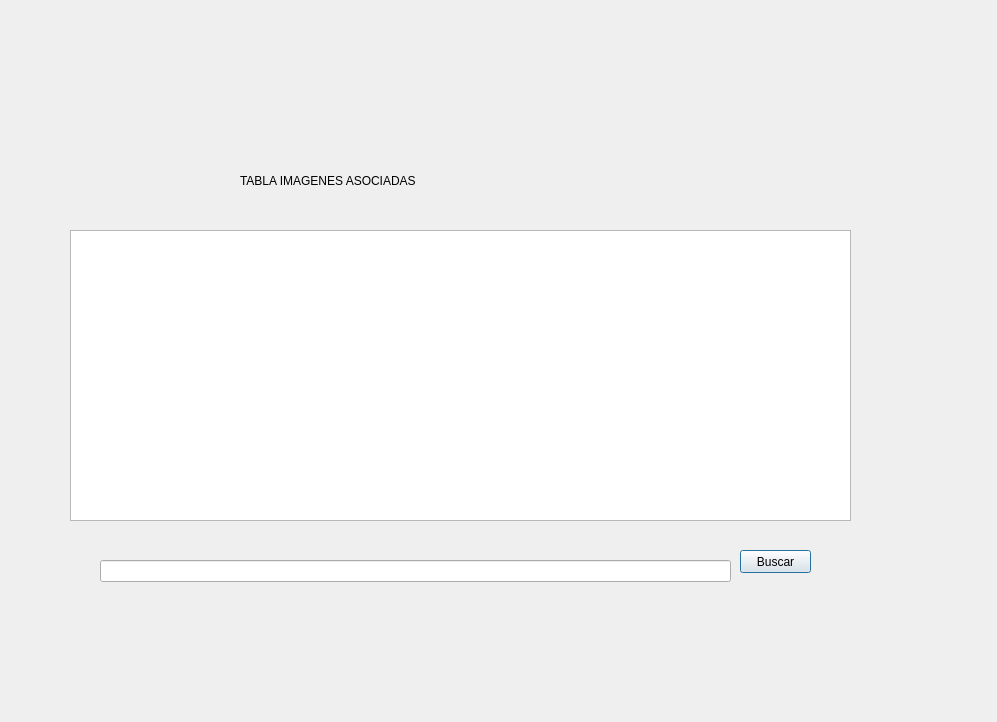
<?xml version="1.0" encoding="UTF-8"?>
<ui version="4.0">
 <class>Dialog</class>
 <widget class="QDialog" name="Dialog">
  <property name="geometry">
   <rect>
    <x>0</x>
    <y>0</y>
    <width>997</width>
    <height>722</height>
   </rect>
  </property>
  <property name="windowTitle">
   <string>Dialog</string>
  </property>
  <widget class="QTableWidget" name="tabla">
   <property name="geometry">
    <rect>
     <x>70</x>
     <y>230</y>
     <width>781</width>
     <height>291</height>
    </rect>
   </property>
  </widget>
  <widget class="QLineEdit" name="buscar">
   <property name="geometry">
    <rect>
     <x>100</x>
     <y>560</y>
     <width>631</width>
     <height>22</height>
    </rect>
   </property>
  </widget>
  <widget class="QPushButton" name="busqueda">
   <property name="geometry">
    <rect>
     <x>740</x>
     <y>550</y>
     <width>71</width>
     <height>23</height>
    </rect>
   </property>
   <property name="text">
    <string>Buscar</string>
   </property>
  </widget>
  <widget class="QLabel" name="label">
   <property name="geometry">
    <rect>
     <x>240</x>
     <y>150</y>
     <width>421</width>
     <height>61</height>
    </rect>
   </property>
   <property name="text">
    <string>TABLA IMAGENES ASOCIADAS</string>
   </property>
  </widget>
 </widget>
 <resources/>
 <connections/>
</ui>
